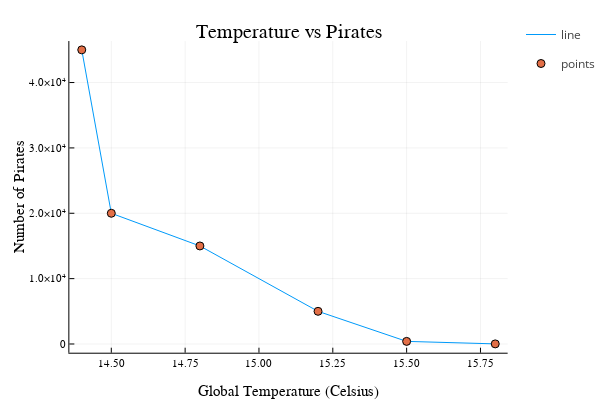

Notebook code for this chart:
### Markdown cell above
## Interactive Plots
We can easily change a plot from static to interactive by using the `plotly` backend. Once we have changed the backend, we can use exactly the same code as above

### Code cell
plotlyjs()
plot(globaltemperatures, numpirates, label="line")
scatter!(globaltemperatures, numpirates, label="points")
title!("Temperature vs Pirates")
xlabel!("Global Temperature (Celsius)")
ylabel!("Number of Pirates")

### Figure 1 — Plotly figure (JSON) as saved in the notebook; plotly's stock layout.template omitted (floating-point values rounded to 4 significant figures)
{"data": [{"colorbar": {"title": ""}, "legendgroup": "line", "line": {"color": "rgba(0, 154, 250, 1.000)", "dash": "solid", "shape": "linear", "width": 1}, "mode": "lines", "name": "line", "showlegend": true, "type": "scatter", "x": [14.4, 14.5, 14.8, 15.2, 15.5, 15.8], "xaxis": "x", "y": [45000, 20000, 15000, 5000, 400, 17], "yaxis": "y", "zmax": null, "zmin": null}, {"colorbar": {"title": ""}, "legendgroup": "points", "marker": {"color": "rgba(227, 111, 71, 1.000)", "line": {"color": "rgba(0, 0, 0, 1.000)", "width": 1}, "size": 8, "symbol": "circle"}, "mode": "markers", "name": "points", "showlegend": true, "type": "scatter", "x": [14.4, 14.5, 14.8, 15.2, 15.5, 15.8], "xaxis": "x", "y": [45000, 20000, 15000, 5000, 400, 17], "yaxis": "y", "zmax": null, "zmin": null}], "layout": {"annotations": [{"font": {"color": "rgba(0, 0, 0, 1.000)", "family": "sans-serif", "size": 20}, "rotation": 0, "showarrow": false, "text": "Temperature vs Pirates", "x": 0.5646, "xanchor": "center", "xref": "paper", "y": 1, "yanchor": "top", "yref": "paper"}], "height": 400, "legend_position": {"bgcolor": "rgba(255, 255, 255, 1.000)", "bordercolor": "rgba(0, 0, 0, 1.000)", "borderwidth": 1, "font": {"color": "rgba(0, 0, 0, 1.000)", "family": "sans-serif", "size": 11}, "title": {"font": {"color": "rgba(0, 0, 0, 1.000)", "family": "sans-serif", "size": 15}, "text": ""}, "tracegroupgap": 0, "traceorder": "normal", "x": 1, "xanchor": "auto", "y": 1, "yanchor": "auto"}, "margin": {"b": 20, "l": 0, "r": 0, "t": 20}, "paper_bgcolor": "rgba(255, 255, 255, 1.000)", "plot_bgcolor": "rgba(255, 255, 255, 1.000)", "showlegend": true, "width": 600, "xaxis": {"anchor": "y", "domain": [0.1357, 0.9934], "gridcolor": "rgba(0, 0, 0, 0.100)", "gridwidth": 0.5, "linecolor": "rgba(0, 0, 0, 1.000)", "mirror": false, "range": [14.36, 15.84], "showgrid": true, "showline": true, "showticklabels": true, "tickangle": 0, "tickcolor": "rgb(0, 0, 0)", "tickfont": {"color": "rgba(0, 0, 0, 1.000)", "family": "sans-serif", "size": 11}, "tickmode": "array", "ticks": "inside", "ticktext": ["14.50", "14.75", "15.00", "15.25", "15.50", "15.75"], "tickvals": [14.5, 14.75, 15, 15.25, 15.5, 15.75], "title": "Global Temperature (Celsius)", "titlefont": {"color": "rgba(0, 0, 0, 1.000)", "family": "sans-serif", "size": 15}, "type": "-", "visible": true, "zeroline": false, "zerolinecolor": "rgba(0, 0, 0, 1.000)"}, "yaxis": {"anchor": "x", "domain": [0.07581, 0.9415], "gridcolor": "rgba(0, 0, 0, 0.100)", "gridwidth": 0.5, "linecolor": "rgba(0, 0, 0, 1.000)", "mirror": false, "range": [-1332.0, 46350.0], "showgrid": true, "showline": true, "showticklabels": true, "tickangle": 0, "tickcolor": "rgb(0, 0, 0)", "tickfont": {"color": "rgba(0, 0, 0, 1.000)", "family": "sans-serif", "size": 11}, "tickmode": "array", "ticks": "inside", "ticktext": ["0", "1.0×10⁴", "2.0×10⁴", "3.0×10⁴", "4.0×10⁴"], "tickvals": [0, 10000, 20000, 30000, 40000], "title": "Number of Pirates", "titlefont": {"color": "rgba(0, 0, 0, 1.000)", "family": "sans-serif", "size": 15}, "type": "-", "visible": true, "zeroline": false, "zerolinecolor": "rgba(0, 0, 0, 1.000)"}}}
